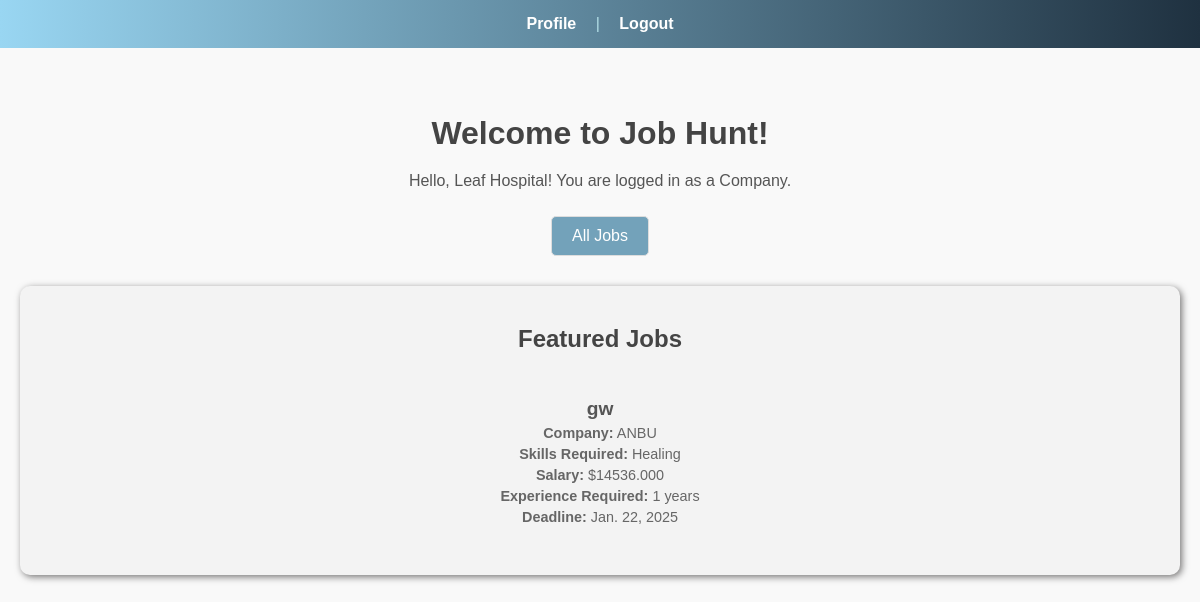
The app's page /home/ (signed in) with its own data.
### jobs/models.py (models this page shows, shortened)
class company(models.Model):
    c_username = models.OneToOneField(user, on_delete=models.CASCADE, primary_key=True, related_name="company")
    company_name = models.CharField(max_length=100)
    company_type = models.CharField(max_length=100)
    establishment_year = models.DateField()

class jobs(models.Model):
    job_id = models.AutoField(primary_key=True)
    c_username = models.ForeignKey(company, on_delete=models.CASCADE, related_name="job_posted")
    req_skill = models.CharField(max_length=50)
    title = models.CharField(max_length=100)
    limit = models.IntegerField()
    salary = models.DecimalField(max_digits=10, decimal_places=3)
    description = models.CharField(max_length=400)
    req_experience = models.IntegerField()
    deadline = models.DateField()

### jobs/views.py (the view)
# urls.py: path('home/', views.home, name='home'),
def home(request):
    user_instance = user.objects.get(username=request.session['username'])
    all_jobs = jobs.objects.all()
    featured_jobs = sample(list(all_jobs), min(3, len(all_jobs)))
    if hasattr(user_instance, "job_seeker"):
        context = {
            'user': user_instance.job_seeker.first_name,
            'user_type': "Job Seeker",
            'featured_jobs': featured_jobs
        }
        return render(request, 'jobs/homes.html', context)
    elif hasattr(user_instance, "company"):
        context = {
            'user': user_instance.company.company_name,
            'user_type': "Company",
            'featured_jobs': featured_jobs
        }
        return render(request, 'jobs/homes.html', context)

### jobs/templates/jobs/homes.html (shortened to what this page needs)
<!DOCTYPE html>
<html lang="en">
<head>
    {% load static %}
    <link rel="stylesheet" href="{% static 'jobs/homes.css' %}">
</head>
<body>
    <nav>
        {% if user_type == "Company" %}
        <a href="{% url 'company_dashboard' %}">Profile</a> |
        {% elif user_type == "Job Seeker" %}
        <a href="{% url 'seeker_dashboard' %}">Profile</a> |
        {% endif %}
        <a href="{% url 'user_logout' %}">Logout</a>
    </nav>
    <div class="content">
        <h2>Welcome to Job Hunt!</h2>
        <p>Hello, {{ user }}! You are logged in as a {{ user_type }}.</p>
        {% if user_type == "Job Seeker" %}
            <div class="actions">
                <a href="{% url 'view_jobs' %}" class="btn">View Available Jobs</a>
            </div>
        {% elif user_type == "Company" %}
            <div class="actions">
                <a href="{% url 'view_jobs' %}" class="btn">All Jobs</a>
            </div>
        {% endif %}
        <div class="featured-jobs">
            <h2>Featured Jobs</h2>
            <ul>
                {% for job in featured_jobs %}
                <li>
                    <h3>{{ job.title }}</h3>
                    <p><strong>Company:</strong> {{ job.c_username.company_name }}</p>
                    <p><strong>Skills Required:</strong> {{ job.req_skill }}</p>
                    <p><strong>Salary:</strong> ${{ job.salary }}</p>
                    <p><strong>Experience Required:</strong> {{ job.req_experience }} years</p>
                    <p><strong>Deadline:</strong> {{ job.deadline }}</p>
                </li>
                {% empty %}
                <p>No featured jobs available at the moment.</p>
                {% endfor %}
            </ul>
        </div>
    </div>
</body>
</html>

### jobs/static/jobs/homes.css (style rules this page uses)
body { font-family: 'Popins', sans-serif; margin: 0; padding: 0; background: #f9f9f9; color: #333; }
nav { background: #1f3140; background: linear-gradient(to right, #99d6f2, #1f3140); padding: 15px; text-align: center; color: #b4e0e8; }
nav a { color: #fff; margin: 0 15px; text-decoration: none; font-weight: 600; transition: color 0.3s ease; }
.content { text-align: center; padding: 40px 20px; max-width: 1500px; margin: 0 auto; }
.content h2 { font-size: 2rem; margin-bottom: 20px; color: #444; text-align: center; }
.content p { font-size: 1rem; color: #555; text-align: center; }
.actions .btn { margin: 10px; padding: 10px 20px; text-decoration: none; border: 1px solid #ddd; border-radius: 5px; font-weight: 500; color: white; display: inline-block; background: #73A2BA; transition: background 0.3s ease, color 0.3s ease; }
.featured-jobs { margin: 20px auto; padding: 20px; background: #f3f3f3; border-radius: 10px; box-shadow: 2px 2px 7px rgb(118, 117, 117); }
.featured-jobs h2 { font-size: 1.5rem; margin-bottom: 15px; text-align: center; color: #444; }
.featured-jobs ul { list-style: none; padding: 0; margin: 0; }
.featured-jobs ul li { margin-bottom: 15px; padding: 10px; border-bottom: 1px solid #ddd; }
.featured-jobs ul li:last-child { border-bottom: none; }
.featured-jobs ul li h3 { font-size: 1.2rem; margin-bottom: 5px; color: #555; }
.featured-jobs ul li p { font-size: 0.9rem; margin: 5px 0; color: #666; }

### records on screen
company: company_name "Leaf Hospital"
jobs: title "gw", c_username.company_name "ANBU", req_skill "Healing", salary "14536.000", req_experience "1", deadline "Jan. 22, 2025"

### other values on screen
{{ user_type }} "Company"
